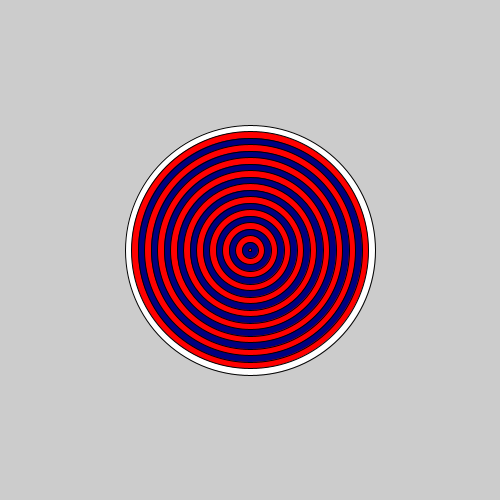
Frame 1 (no input)
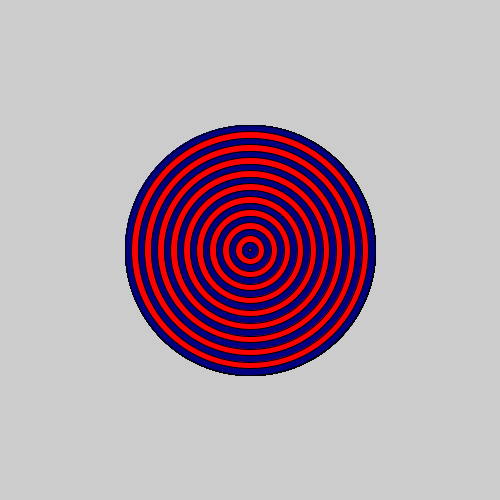
Frame 60 (the mouse pressed at the canvas centre just before this capture)
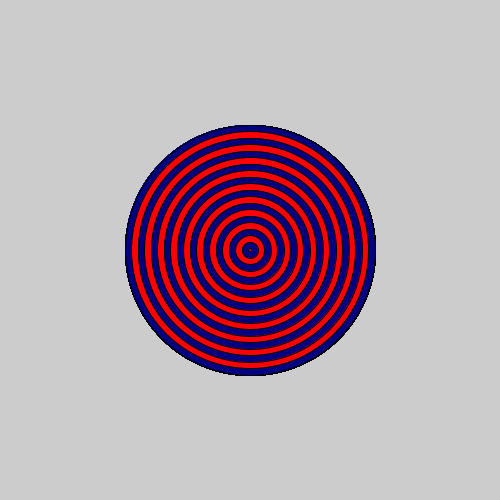
Frame 120 (the mouse held since frame 60 and released just before this capture)

The Processing sketch that drew these frames (run headless with seeded random() and noise(); from frame 60 on, the mouse is pressed at the canvas centre):

// Processing sketch: bullseye
// ── bullseye.pde

void setup() {
 
  // set the size of your sketch
  size(500,500);
}

void draw() {
  
  //Starting with the largest ellipse, use a for loop to draw a bullseye with ellipses.
  for(int i=0;i<20;i++){
    ellipse(250,250,250- i*13, 250-i*13);
    if(i % 2 == 0){
     fill(255,0,0);
    }
    else{
      fill(0,0,128);
    }
  }
  //Use an if statement and modulo to alternate the color of your rings.
 
  
}
